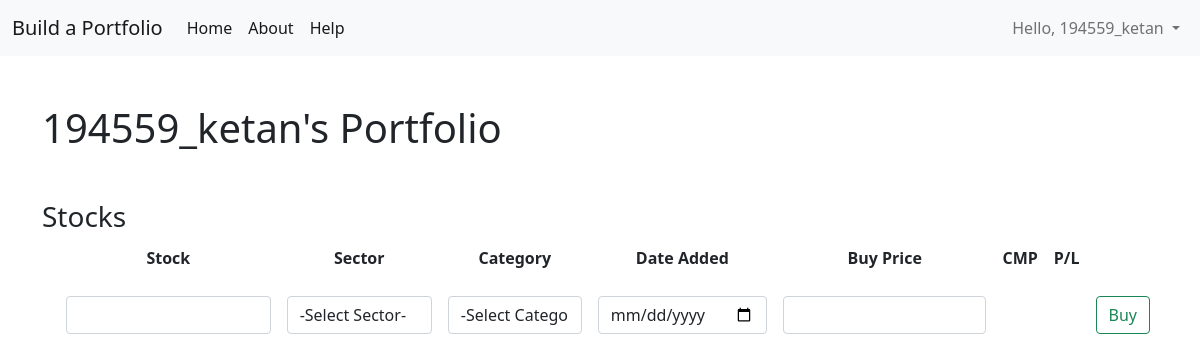
Before: /portfolio (signed in) with the older database file.
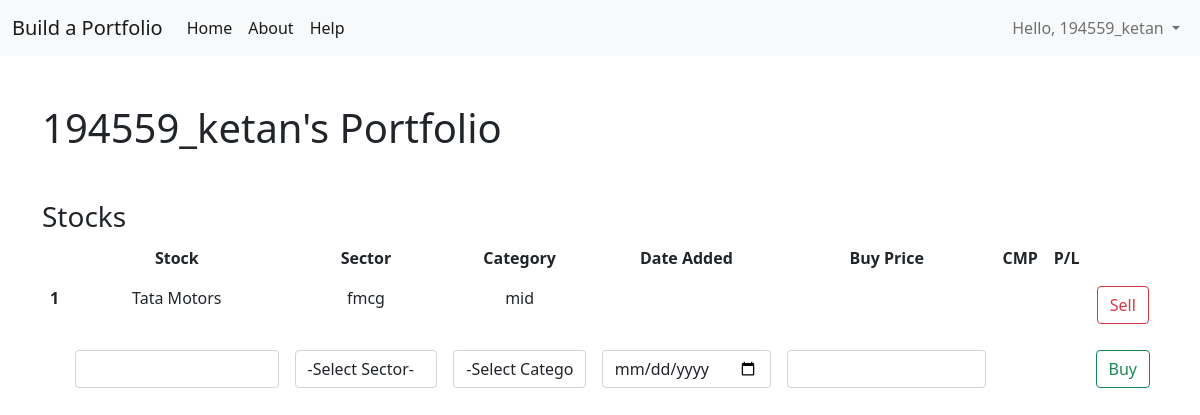
After: the same page with the newer database file.
### stockscreener/models.py (models this page shows, shortened)
class User(db.Model, UserMixin):
    id = db.Column(db.Integer, primary_key=True)
    username = db.Column(db.String(20), unique=True, nullable=False)
    email = db.Column(db.String(120), unique=True, nullable=False)
    password = db.Column(db.String(), nullable=False)
    holdings = db.relationship('Portfolio', backref='author', lazy=True)

class Portfolio(db.Model):
    id = db.Column(db.Integer, primary_key=True)
    stock = db.Column(db.String(50), unique=False, nullable=False)
    sector = db.Column(db.String(50), nullable=False)
    category = db.Column(db.String(20), nullable=False)
    user_id = db.Column(db.Integer, db.ForeignKey('user.id'), nullable=False)

### stockscreener/routes.py (the view, shortened to what this page needs)
@app.route("/portfolio", methods=['POST', 'GET'])
@login_required
def view_portfolio():
    buyform = BuyStockForm()
    sellform = SellStockForm()
    holdings = Portfolio.query.filter_by(user_id=current_user.id)
    if sellform.sell_btn.data and sellform.validate():
        stock_to_sell = Portfolio.query.get(sellform.sell_id.data)
        db.session.delete(stock_to_sell)
        db.session.commit()
        flash('Stock Removed from Holdings!', 'danger')
        return redirect(url_for('view_portfolio'))
    return render_template('portfolio.html', title='Portfolio', buyform=buyform, sellform=sellform, holdings=holdings)

### stockscreener/forms.py
class SellStockForm(FlaskForm):
    sell_id = HiddenField('Hidden Table Row ID')
    sell_btn = SubmitField('Sell')

### stockscreener/models.py (called while the page is built)
@login_manager.user_loader
def load_user(user_id):
    return User.query.get(int(user_id))

### stockscreener/templates/portfolio.html (shortened to what this page needs)
{% extends "layout.html" %}
{% block content %}
<h1 class='my-5'>{{ current_user.username }}'s Portfolio</h1>
<h3 class='my-1'>Stocks</h3>
<table class="table table-borderless text-center">
    <thead>
        <tr>
            <th scope="col"></th>
            <th scope="col">Stock</th>
            <th scope="col">Sector</th>
            <th scope="col">Category</th>
            <th scope="col">Date Added</th>
            <th scope="col">Buy Price</th>
            <th scope="col">CMP</th>
            <th scope="col">P/L</th>
        </tr>
    </thead>
    <tbody>
        {% for holding in holdings %}
        <tr>
            <th scope="row">{{ loop.index }}</th>
            <td>{{ holding.stock }}</td>
            <td>{{ holding.sector }}</td>
            <td>{{ holding.category }}</td>
            <td></td>
            <td></td>
            <td></td>
            <td></td>
            <td>
                <form method="POST">
                    {{ sellform.sell_btn(class='btn btn-outline-danger') }}
                </form>
            </td>
        </tr>
        {% endfor %}
    </tbody>
    <tr height="10px"></tr>
    <tfoot>
        <form method="POST">
            <tr>
                <th></th>
                <td>
                    {% if buyform.stock_name.errors %}
                        {{ buyform.stock_name(class="form-control form-control is-invalid") }}
                        <div class="invalid-feedback">
                            {% for error in buyform.stock_name.errors %}
                                {{ error }}
                            {% endfor %}
                        </div>
                    {% else %}
                        {{ buyform.stock_name(class="form-control form-control") }}
                    {% endif %}
                </td>
                <td>
                    {% if buyform.sector.errors %}
                        {{ buyform.sector(class="form-control form-control is-invalid") }}
                        <div class="invalid-feedback">
                            {% for error in buyform.sector.errors %}
                                {{ error }}
                            {% endfor %}
                        </div>
                    {% else %}
                        {{ buyform.sector(class="form-control form-control") }}
                    {% endif %}
                </td>
                <td>
                    {% if buyform.category.errors %}
                        {{ buyform.category(class="form-control form-control is-invalid") }}
                        <div class="invalid-feedback">
                            {% for error in buyform.category.errors %}
                                {{ error }}
                            {% endfor %}
                        </div>
                    {% else %}
                        {{ buyform.category(class="form-control form-control") }}
                    {% endif %}
                </td>
                <td>
                    {% if buyform.date_added.errors %}
                    {{ buyform.date_added(class="form-control form-control is-invalid") }}
                    <div class="invalid-feedback">
                        {% for error in buyform.date_added.errors %}
                            {{ error }}
                        {% endfor %}
                    </div>
                {% else %}
                    {{ buyform.date_added(class="form-control form-control") }}
                {% endif %}
                </td>
                <td>
                    {% if buyform.buy.errors %}
                        {{ buyform.buy(class="form-control form-control is-invalid") }}
                        <div class="invalid-feedback">
                            {% for error in buyform.buy.errors %}
                                {{ error }}
                            {% endfor %}
                        </div>
                    {% else %}
                        {{ buyform.buy(class="form-control form-control") }}
                    {% endif %}
                </td>
                <td></td>
                <td></td>
                <td>{{ buyform.buy_btn(class="btn btn-outline-success") }}</td>
            </tr>
        </form>
    </tfoot>
</table>
{% endblock content %}

### stockscreener/templates/layout.html (shortened to what this page needs)
<!doctype html>
<html lang="en">
    <head>
        <link href="https://cdn.jsdelivr.net/npm/bootstrap@5.0.2/dist/css/bootstrap.min.css" rel="stylesheet"
>
    </head>
    <body>
        <nav class="navbar navbar-expand-lg navbar-light bg-light">
            <div class="container-fluid">
                <a class="navbar-brand" href="#">Build a Portfolio</a>
                <div class="collapse navbar-collapse" id="navbarSupportedContent">
                    <ul class="navbar-nav me-auto mb-2 mb-lg-0">
                        <li class="nav-item">
                            <a class="nav-link active" aria-current="page" href="{{ url_for('root') }}">Home</a>
                        </li>
                        <li class="nav-item">
                            <a class="nav-link active" href="#">About</a>
                        </li>
                        <li class="nav-item">
                            <a class="nav-link active" href="#">Help</a>
                        </li>
                    </ul>
                    <div class="d-flex">
                        <ul class="navbar-nav me-auto mb-2 mb-lg-0">
                                {% if current_user.is_authenticated %}
                                <li class="nav-item dropdown">
                                    <a class="nav-link dropdown-toggle" href="#" id="navbarDropdown" role="button" data-bs-toggle="dropdown" aria-expanded="false">
                                        Hello, {{ current_user.username}}
                                      </a>
                                </li>
                                {% else %}
                                <li class="nav-item">
                                    <a class="nav-link active" aria-current="page" href="{{ url_for('login') }}">Login/Register</a>
                                </li>
                                {% endif %}
                        </ul>
                    </div>
                </div>
            </div>
        </nav>
        <div class="container">
            {% block content %}{% endblock %}
        </div>
    </body>
</html>

Changed rows visible on the page:
added Portfolio: stock "Tata Motors", sector "fmcg", category "mid"
